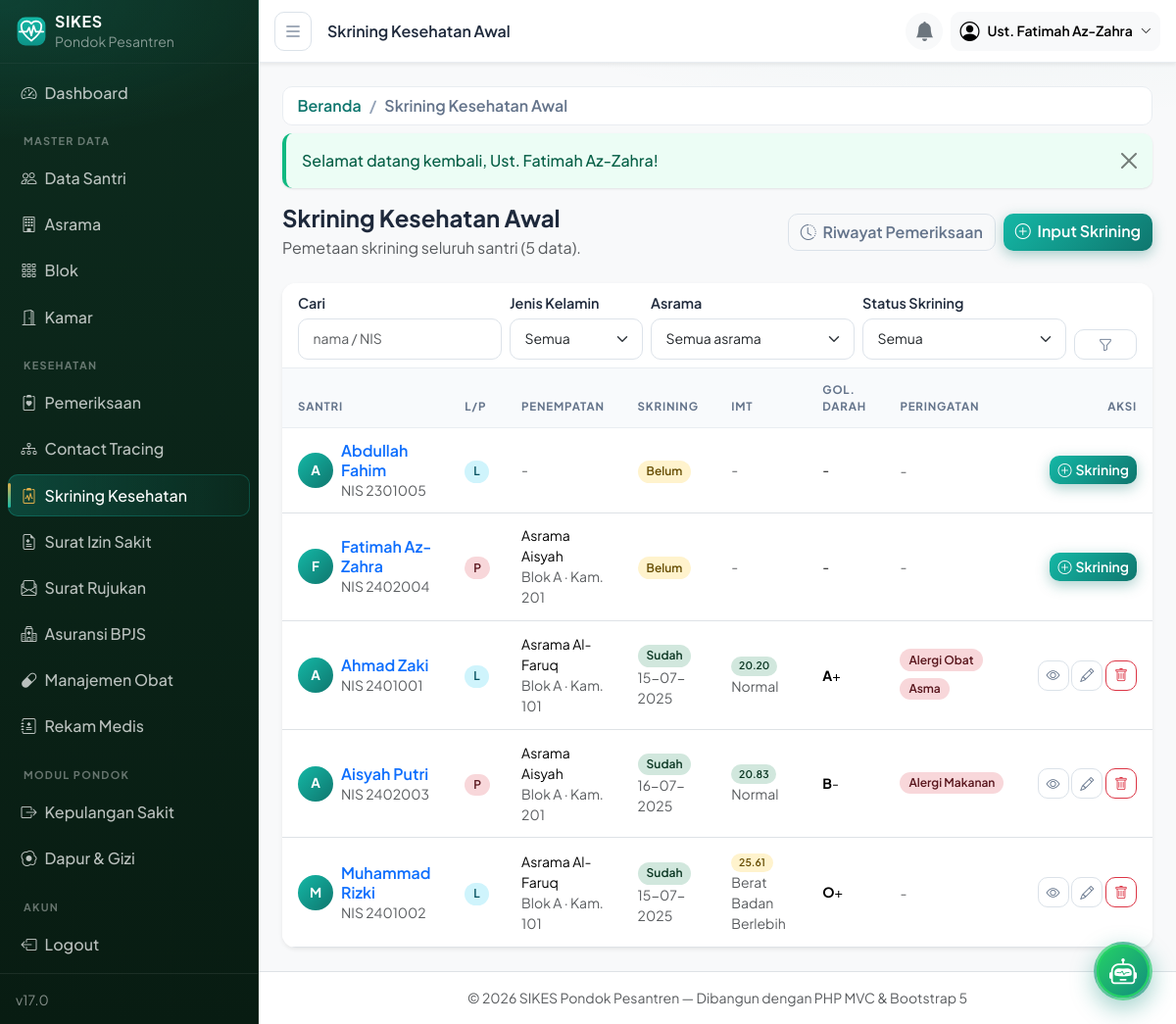
The page /skrining (signed in) on the database its author committed.
### tables this page shows
CREATE TABLE santri (
  id            INT UNSIGNED AUTO_INCREMENT PRIMARY KEY,
  nis           VARCHAR(20) NOT NULL UNIQUE,
  nisn          VARCHAR(15) DEFAULT NULL UNIQUE,
  nama          VARCHAR(100) NOT NULL,
  jenis_kelamin ENUM('L','P') NOT NULL,
  tempat_lahir  VARCHAR(100) DEFAULT NULL,
  tanggal_lahir DATE DEFAULT NULL,
  alamat        VARCHAR(255) DEFAULT NULL,
  no_telepon    VARCHAR(20) DEFAULT NULL,
  wali_id       INT UNSIGNED DEFAULT NULL,
  kamar_id      INT UNSIGNED DEFAULT NULL COMMENT 'NULL = belum ditempatkan',
  status        ENUM('aktif','nonaktif') NOT NULL DEFAULT 'aktif',
  created_at    TIMESTAMP NOT NULL DEFAULT CURRENT_TIMESTAMP,
  updated_at    TIMESTAMP NOT NULL DEFAULT CURRENT_TIMESTAMP ON UPDATE CURRENT_TIMESTAMP,
  INDEX idx_santri_nama (nama),
  INDEX idx_santri_status (status),
  CONSTRAINT fk_santri_wali FOREIGN KEY (wali_id) REFERENCES wali_santri (id)
    ON DELETE SET NULL ON UPDATE CASCADE,
  CONSTRAINT fk_santri_kamar FOREIGN KEY (kamar_id) REFERENCES kamar (id)
    ON DELETE SET NULL ON UPDATE CASCADE
);

CREATE TABLE asrama (
  id         INT UNSIGNED AUTO_INCREMENT PRIMARY KEY,
  nama       VARCHAR(100) NOT NULL,
  jenis      ENUM('putra','putri') NOT NULL,
  lokasi     VARCHAR(150) DEFAULT NULL,
  keterangan VARCHAR(255) DEFAULT NULL,
  created_at TIMESTAMP NOT NULL DEFAULT CURRENT_TIMESTAMP,
  updated_at TIMESTAMP NOT NULL DEFAULT CURRENT_TIMESTAMP ON UPDATE CURRENT_TIMESTAMP
);

CREATE TABLE blok (
  id         INT UNSIGNED AUTO_INCREMENT PRIMARY KEY,
  asrama_id  INT UNSIGNED NOT NULL,
  nama       VARCHAR(100) NOT NULL,
  keterangan VARCHAR(255) DEFAULT NULL,
  created_at TIMESTAMP NOT NULL DEFAULT CURRENT_TIMESTAMP,
  updated_at TIMESTAMP NOT NULL DEFAULT CURRENT_TIMESTAMP ON UPDATE CURRENT_TIMESTAMP,
  UNIQUE KEY uq_blok (asrama_id, nama),
  CONSTRAINT fk_blok_asrama FOREIGN KEY (asrama_id) REFERENCES asrama (id)
    ON DELETE RESTRICT ON UPDATE CASCADE
);

CREATE TABLE kamar (
  id         INT UNSIGNED AUTO_INCREMENT PRIMARY KEY,
  blok_id    INT UNSIGNED NOT NULL,
  nama       VARCHAR(50)  NOT NULL,
  kapasitas  INT UNSIGNED NOT NULL DEFAULT 8,
  created_at TIMESTAMP NOT NULL DEFAULT CURRENT_TIMESTAMP,
  updated_at TIMESTAMP NOT NULL DEFAULT CURRENT_TIMESTAMP ON UPDATE CURRENT_TIMESTAMP,
  UNIQUE KEY uq_kamar (blok_id, nama),
  CONSTRAINT fk_kamar_blok FOREIGN KEY (blok_id) REFERENCES blok (id)
    ON DELETE RESTRICT ON UPDATE CASCADE
);

CREATE TABLE skrining_kesehatan (
  id                      INT UNSIGNED AUTO_INCREMENT PRIMARY KEY,
  santri_id               INT UNSIGNED NOT NULL,
  tanggal_skrining        DATE NOT NULL,
  riwayat_penyakit_bawaan ENUM('tidak','ya') NOT NULL DEFAULT 'tidak',
  riwayat_bawaan_ket      VARCHAR(255) DEFAULT NULL,
  alergi_obat             ENUM('tidak','ya') NOT NULL DEFAULT 'tidak',
  alergi_obat_ket         VARCHAR(255) DEFAULT NULL,
  alergi_makanan          ENUM('tidak','ya') NOT NULL DEFAULT 'tidak',
  alergi_makanan_ket      VARCHAR(255) DEFAULT NULL,
  asma                    ENUM('tidak','ya') NOT NULL DEFAULT 'tidak',
  asma_ket                VARCHAR(255) DEFAULT NULL,
  epilepsi                ENUM('tidak','ya') NOT NULL DEFAULT 'tidak',
  epilepsi_ket            VARCHAR(255) DEFAULT NULL,
  penyakit_lain           ENUM('tidak','ya') NOT NULL DEFAULT 'tidak',
  penyakit_lain_ket       VARCHAR(255) DEFAULT NULL,
  tinggi_cm               DECIMAL(5,2) DEFAULT NULL,
  berat_kg                DECIMAL(5,2) DEFAULT NULL,
  imt                     DECIMAL(4,2) DEFAULT NULL,
  kategori_imt            VARCHAR(30)  DEFAULT NULL,
  golongan_darah          ENUM('A','B','AB','O','-') NOT NULL DEFAULT '-',
  rhesus                  ENUM('positif','negatif','-') NOT NULL DEFAULT '-',
  buta_warna              ENUM('belum','normal','kelainan') NOT NULL DEFAULT 'belum',
  buta_warna_ket          VARCHAR(255) DEFAULT NULL,
  gigi_status             ENUM('belum','baik','perlu_perawatan','perlu_rujukan') NOT NULL DEFAULT 'belum',
  gigi_ket                VARCHAR(255) DEFAULT NULL,
  fisik_status            ENUM('belum','sehat','ada_keluhan','perlu_rujukan') NOT NULL DEFAULT 'belum',
  fisik_ket               VARCHAR(255) DEFAULT NULL,
  catatan_medis           TEXT DEFAULT NULL,
  petugas_id              INT UNSIGNED DEFAULT NULL,
  created_at              TIMESTAMP NOT NULL DEFAULT CURRENT_TIMESTAMP,
  updated_at              TIMESTAMP NOT NULL DEFAULT CURRENT_TIMESTAMP ON UPDATE CURRENT_TIMESTAMP,
  UNIQUE KEY uq_skrining_santri (santri_id),
  CONSTRAINT fk_skrining_santri FOREIGN KEY (santri_id) REFERENCES santri (id)
    ON DELETE CASCADE ON UPDATE CASCADE,
  CONSTRAINT fk_skrining_petugas FOREIGN KEY (petugas_id) REFERENCES users (id)
    ON DELETE SET NULL ON UPDATE CASCADE
);

### app/views/skrining/index.php (the view, shortened to what the rows shown need)
<?php
 $imtColor = function (?string $kat): string {
    return match ($kat) {
        'Normal' => 'success',
        'Berat Badan Kurang', 'Berat Badan Berlebih' => 'warning',
        'Obesitas' => 'danger',
        default => 'secondary',
    };
};
?>
<div class="d-flex flex-wrap align-items-center justify-content-between mb-4 gap-2">
    <div>
        <h1 class="h4 fw-bold mb-1">Skrining Kesehatan Awal</h1>
        <p class="text-muted mb-0">Pemetaan skrining seluruh santri (<?= (int) $data['total'] ?> data).</p>
    </div>
    <div class="d-flex gap-2">
        <a href="<?= base_url('/skrining/riwayat') ?>" class="btn btn-outline-secondary">
            <i class="bi bi-clock-history me-1"></i> Riwayat Pemeriksaan
        </a>
        <?php if (Auth::hasPermission('pemeriksaan.create')): ?>
        <a href="<?= base_url('/skrining/create') ?>" class="btn btn-brand">
            <i class="bi bi-plus-circle me-1"></i> Input Skrining
        </a>
        <?php endif; ?>
    </div>
</div>
<?php require ROOT_PATH . '/app/views/partials/flash.php'; ?>
<div class="card border-0 shadow-sm">
    <div class="card-header bg-white">
        <form class="row g-2 align-items-end" method="GET" action="<?= base_url('/skrining') ?>">
            <div class="col-md-3">
                <label class="form-label small mb-1">Cari</label>
                <input type="text" name="q" class="form-control form-control-sm"
                       placeholder="nama / NIS" value="<?= e($filters['q']) ?>">
            </div>
            <div class="col-6 col-md-2">
                <label class="form-label small mb-1">Jenis Kelamin</label>
                <select name="jk" class="form-select form-select-sm">
                    <option value="">Semua</option>
                </select>
            </div>
            <div class="col-6 col-md-3">
                <label class="form-label small mb-1">Asrama</label>
                <select name="asrama" class="form-select form-select-sm">
                    <option value="">Semua asrama</option>
                </select>
            </div>
            <div class="col-6 col-md-3">
                <label class="form-label small mb-1">Status Skrining</label>
                <select name="status" class="form-select form-select-sm">
                    <option value="">Semua</option>
                </select>
            </div>
            <div class="col-6 col-md-1 d-grid">
                <button class="btn btn-sm btn-outline-secondary"><i class="bi bi-funnel"></i></button>
            </div>
        </form>
    </div>
    <div class="table-responsive">
        <table class="table table-hover align-middle mb-0">
            <thead><tr>
                <th>Santri</th><th>L/P</th><th>Penempatan</th><th>Skrining</th>
                <th>IMT</th><th>Gol. Darah</th><th>Peringatan</th><th class="text-end">Aksi</th>
            </tr></thead>
            <tbody>
            <?php foreach ($data['rows'] as $row):
                $w = SkriningKesehatan::warningsFrom($row); ?>
                <tr>
                    <td>
                        <div class="d-flex align-items-center gap-2">
                            <div class="avatar-sm"><?= e(strtoupper(mb_substr($row['nama'], 0, 1))) ?></div>
                            <div class="lh-sm">
                                <div class="fw-semibold">
                                    <a class="text-decoration-none" href="<?= base_url('/santri/' . $row['santri_id']) ?>"><?= e($row['nama']) ?></a>
                                </div>
                                <small class="text-muted">NIS <?= e($row['nis']) ?></small>
                            </div>
                        </div>
                    </td>
                    <td>
                        <span class="badge bg-<?= $row['jenis_kelamin'] === 'L' ? 'info' : 'danger' ?>-subtle
                                      text-<?= $row['jenis_kelamin'] === 'L' ? 'info' : 'danger' ?>-emphasis">
                            <?= e($row['jenis_kelamin']) ?>
                        </span>
                    </td>
                    <td class="small">
                        <?php if ($row['asrama_nama']): ?>
                            <div><?= e($row['asrama_nama']) ?></div>
                            <div class="text-muted"><?= e($row['blok_nama']) ?> · Kam. <?= e($row['kamar_nama']) ?></div>
                        <?php else: ?>
                            <span class="text-muted">-</span>
                        <?php endif; ?>
                    </td>
                    <td>
                        <?php if ($row['skrining_id']): ?>
                            <span class="badge bg-success-subtle text-success-emphasis">Sudah</span>
                            <div class="small text-muted"><?= e(date('d-m-Y', strtotime($row['tanggal_skrining']))) ?></div>
                        <?php else: ?>
                            <span class="badge bg-warning-subtle text-warning-emphasis">Belum</span>
                        <?php endif; ?>
                    </td>
                    <td class="small">
                        <?php if ($row['imt'] !== null): ?>
                            <span class="badge bg-<?= $imtColor($row['kategori_imt']) ?>-subtle
                                          text-<?= $imtColor($row['kategori_imt']) ?>-emphasis">
                                <?= e((string) $row['imt']) ?>
                            </span>
                            <div class="text-muted"><?= e($row['kategori_imt'] ?? '') ?></div>
                        <?php else: ?>
                            <span class="text-muted">-</span>
                        <?php endif; ?>
                    </td>
                    <td class="small">
                        <?php if ($row['golongan_darah'] !== '-'): ?>
                            <strong><?= e($row['golongan_darah']) ?></strong><?= $row['rhesus'] !== '-' ? e($row['rhesus'] === 'positif' ? '+' : '-') : '' ?>
                        <?php else: ?>
                            <span class="text-muted">-</span>
                        <?php endif; ?>
                    </td>
                    <td>
                        <?php if ($w): ?>
                            <?php foreach ($w as $i => $warn): ?>
                                <span class="badge bg-danger-subtle text-danger-emphasis mb-1"><?= e($warn) ?></span><?= $i < count($w) - 1 ? ' ' : '' ?>
                            <?php endforeach; ?>
                        <?php else: ?>
                            <span class="text-muted small">-</span>
                        <?php endif; ?>
                    </td>
                    <td class="text-end text-nowrap">
                        <?php if ($row['skrining_id']): ?>
                            <a class="btn btn-sm btn-outline-secondary" href="<?= base_url('/skrining/' . $row['skrining_id']) ?>" title="Profil Kesehatan">
                                <i class="bi bi-eye"></i>
                            </a>
                            <?php if (Auth::hasPermission('pemeriksaan.edit')): ?>
                            <a class="btn btn-sm btn-outline-secondary" href="<?= base_url('/skrining/' . $row['skrining_id'] . '/edit') ?>" title="Edit">
                                <i class="bi bi-pencil"></i>
                            </a>
                            <form class="d-inline form-delete" method="POST"
                                  action="<?= base_url('/skrining/' . $row['skrining_id'] . '/delete') ?>"
                                  data-name="skrining atas nama <?= e($row['nama']) ?>">
                                <button class="btn btn-sm btn-outline-danger" title="Hapus"><i class="bi bi-trash"></i></button>
                            </form>
                            <?php endif; ?>
                        <?php elseif (Auth::hasPermission('pemeriksaan.create')): ?>
                            <a class="btn btn-sm btn-brand" href="<?= base_url('/skrining/create?santri_id=' . $row['santri_id']) ?>">
                                <i class="bi bi-plus-circle me-1"></i>Skrining
                            </a>
                        <?php else: ?>
                            <span class="text-muted small">-</span>
                        <?php endif; ?>
                    </td>
                </tr>
            <?php endforeach; ?>
            </tbody>
        </table>
    </div>
</div>

### app/core/Router.php (shortened to what the rows shown need)
<?php
class Router
{
    private array $routes = [];
    private function add(string $method, string $path, string $handler, ?string $permission): void
    {
        $this->routes[] = compact('method', 'path', 'handler', 'permission');
    }
    public function dispatch(): void
    {
        $httpMethod = strtoupper($_SERVER['REQUEST_METHOD']);
        $uri        = current_path();
        foreach ($this->routes as $route) {
            if ($route['method'] !== $httpMethod) {
                continue;
            }
            if (preg_match($this->toRegex($route['path']), $uri, $matches)) {
                $params = array_values(array_filter($matches, 'is_string', ARRAY_FILTER_USE_KEY));
                $this->invoke($route['handler'], $params);
                return;
            }
        }
    }
    private function toRegex(string $path): string
    {
        $regex = preg_replace('#\{([a-zA-Z_][a-zA-Z0-9_]*)\}#', '(?<$1>[a-zA-Z0-9_-]+)', $path);
        return '#^' . $regex . '$#';
    }
    private function invoke(string $handler, array $params): void
    {
        [$controllerName, $action] = explode('@', $handler);
        (new $class())->{$action}(...$params);
    }
}

### rows shown on the page
santri: nama "A", nama "Abdullah Fahim", nis "2301005", jenis_kelamin "L", shows "Belum", rhesus "-"
santri: nama "F", nama "Fatimah Az-Zahra", nis "2402004", jenis_kelamin "P", asrama.nama "Asrama Aisyah", blok.nama "Blok A", kamar.nama "201", shows "Belum", rhesus "-"
santri: nama "A", nama "Ahmad Zaki", nis "2401001", jenis_kelamin "L", asrama.nama "Asrama Al-Faruq", blok.nama "Blok A", kamar.nama "101", skrining_kesehatan.tanggal_skrining "15-07-2025", skrining_kesehatan.imt "20.20", skrining_kesehatan.kategori_imt "Normal", skrining_kesehatan.golongan_darah "A", skrining_kesehatan.rhesus "+", warn "Alergi Obat", warn "Asma"
santri: nama "A", nama "Aisyah Putri", nis "2402003", jenis_kelamin "P", asrama.nama "Asrama Aisyah", blok.nama "Blok A", kamar.nama "201", skrining_kesehatan.tanggal_skrining "16-07-2025", skrining_kesehatan.imt "20.83", skrining_kesehatan.kategori_imt "Normal", skrining_kesehatan.golongan_darah "B", skrining_kesehatan.rhesus "-", warn "Alergi Makanan"
santri: nama "M", nama "Muhammad Rizki", nis "2401002", jenis_kelamin "L", asrama.nama "Asrama Al-Faruq", blok.nama "Blok A", kamar.nama "101", skrining_kesehatan.tanggal_skrining "15-07-2025", skrining_kesehatan.imt "25.61", skrining_kesehatan.kategori_imt "Berat Badan Berlebih", skrining_kesehatan.golongan_darah "O", skrining_kesehatan.rhesus "+"

### other values the page prints
$bcItem['label'] "Beranda"
$bcItem['label'] "Skrining Kesehatan Awal"
$message "Selamat datang kembali, Ust. Fatimah Az-Zahra!"
